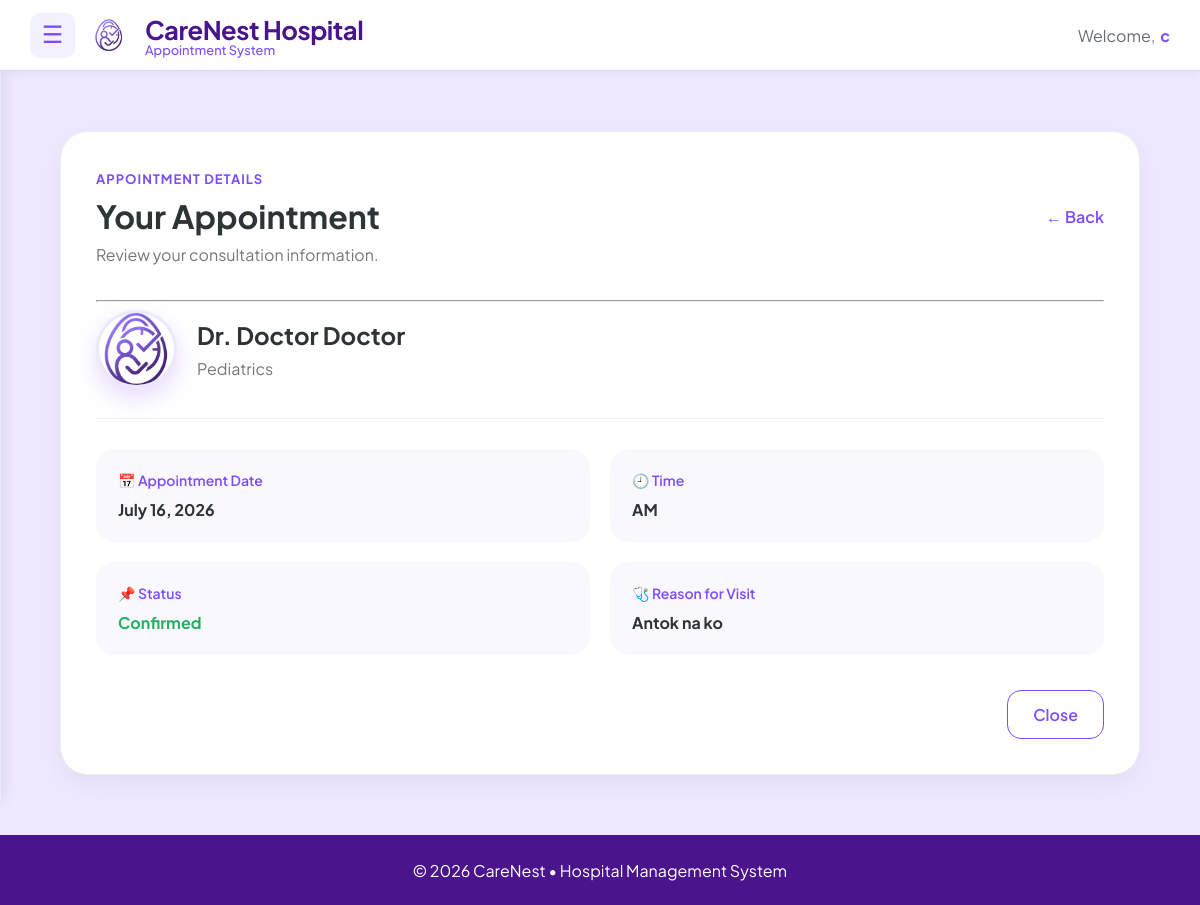
Page /appointment/5/ (signed in) on the earlier database version.
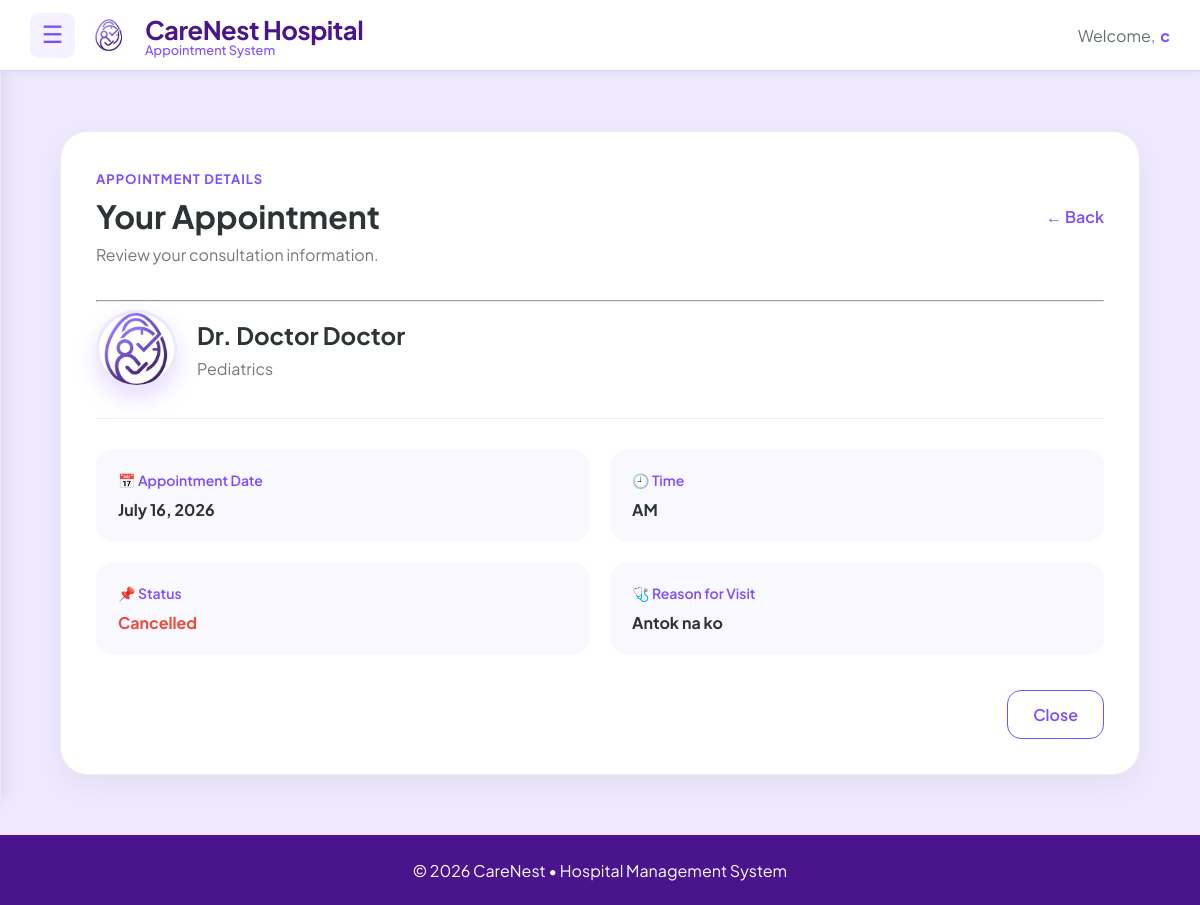
Same page on the later database version.
### main/models.py (models this page shows, shortened)
class Appointment(models.Model):
    STATUS_CHOICES = [
        ('Waiting', 'Waiting'),
        ('Pending', 'Pending'),
        ('Confirmed', 'Confirmed'),
        ('Completed', 'Completed'),
        ('Cancelled', 'Cancelled'),
    ]
    TIME_PERIOD_CHOICES = [
        ('AM', 'AM'),
        ('PM', 'PM'),
    ]
    patient = models.ForeignKey(
        Patient,
        on_delete=models.CASCADE,
        related_name='appointments'
    )
    doctor = models.ForeignKey(
        Doctor,
        on_delete=models.CASCADE,
        related_name='appointments'
    )
    date = models.DateField()
    time_period = models.CharField(
        max_length=2,
        choices=TIME_PERIOD_CHOICES,
        default='AM'
    )
    reason = models.TextField()
    status = models.CharField(
        max_length=15,
        choices=STATUS_CHOICES,
        default='Pending'
    )
    created_at = models.DateTimeField(auto_now_add=True)

class Doctor(models.Model):
    SPECIALIZATION_CHOICES = [
        ('Cardiology', 'Cardiology'),
        ('Dermatology', 'Dermatology'),
        ('Neurology', 'Neurology'),
        ('Pediatrics', 'Pediatrics'),
        ('Orthopedics', 'Orthopedics'),
        ('General Practice', 'General Practice'),
    ]
    SEX_CHOICES = [
        ('Male', 'Male'),
        ('Female', 'Female'),
        ('Other', 'Other'),
    ]
    user = models.OneToOneField(User, on_delete=models.CASCADE, related_name='doctor_profile')
    first_name = models.CharField(max_length=50, default="Unknown")
    middle_name = models.CharField(max_length=50, blank=True, null=True)
    last_name = models.CharField(max_length=50, default="Unknown")
    date_of_birth = models.DateField(blank=True, null=True)
    sex = models.CharField(
        max_length=10,
        choices=SEX_CHOICES,
        default='Male'
    )
    address = models.TextField(blank=True)
    specialization = models.CharField(
        max_length=50,
        choices=SPECIALIZATION_CHOICES,
        default='General Practice'
    )
    license_number = models.CharField(max_length=50, unique=True)
    contact_number = models.CharField(max_length=15)
    profile_picture = models.ImageField(
        upload_to=user_directory_path,
        default='default.jpg',
        blank=True,
        null=True
    )

### main/views.py (the view)
# urls.py: path(  'appointment/<int:id>/', views.appointment_detail, name='appointment_detail'),
@login_required
def appointment_detail(request, id):
    patient = request.user.patient_profile
    appointment = get_object_or_404(
        Appointment,
        id=id,
        patient=patient
    )
    context = {
        "appointment": appointment
    }
    return render(
        request,
        "patients/appointment/appointment_details.html",
        context
    )

### main/templates/patients/appointment/appointment_details.html (shortened to what this page needs)
{% extends "includes/dashboard_base.html" %}
{% load static %}
{% block content %}
{% block extra_css %}
<link rel="stylesheet" href="{% static 'css/patient_appointment_details.css' %}">
{% endblock %}
<div class="appointment-detail-page">
    <div class="appointment-detail-card">
        <div class="detail-header">
            <div>
                <span class="detail-tag">
                    APPOINTMENT DETAILS
                </span>
                <h1>Your Appointment</h1>
                <p>Review your consultation information.</p>
            </div>
            <a href="{% url 'patient_appointment_list' %}" class="back-btn">
                ← Back
            </a>
        </div>
        <hr class="detail-divider">
        <div class="doctor-section">
          <div class="doctor-avatar">
    {% if appointment.doctor.profile_picture %}
        <img
            src="{{ appointment.doctor.profile_picture.url }}"
            alt="Dr. {{ appointment.doctor.user.get_full_name }}">
    {% else %}
        <img
            src="{% static 'images/CarenestLOGO.png' %}"
            alt="CareNest">
    {% endif %}
</div>
            <div class="doctor-info">
                <h2>
                    Dr. {{ appointment.doctor.user.get_full_name }}
                </h2>
                <p>
                    {{ appointment.doctor.specialization }}
                </p>
            </div>
        </div>
        <div class="details-grid">
            <div class="info-box">
                <span>📅 Appointment Date</span>
                <strong>
                    {{ appointment.date|date:"F j, Y" }}
                </strong>
            </div>
            <div class="info-box">
                <span>🕘 Time</span>
                <strong>
                    {{ appointment.time_period }}
                </strong>
            </div>
            <div class="info-box">
                <span>📌 Status</span>
                <strong class="status {{ appointment.status|lower }}">
                    {{ appointment.status }}
                </strong>
            </div>
            <div class="info-box">
                <span>🩺 Reason for Visit</span>
                <strong>
                    {{ appointment.reason }}
                </strong>
            </div>
        </div>
        <div class="detail-actions">
            <a href="{% url 'patient_appointment_list' %}"
               class="close-btn">
                Close
            </a>
        </div>
    </div>
</div>
{% endblock %}

Differences in the rows shown:
changed Appointment "AM": status "Confirmed" → "Cancelled"
